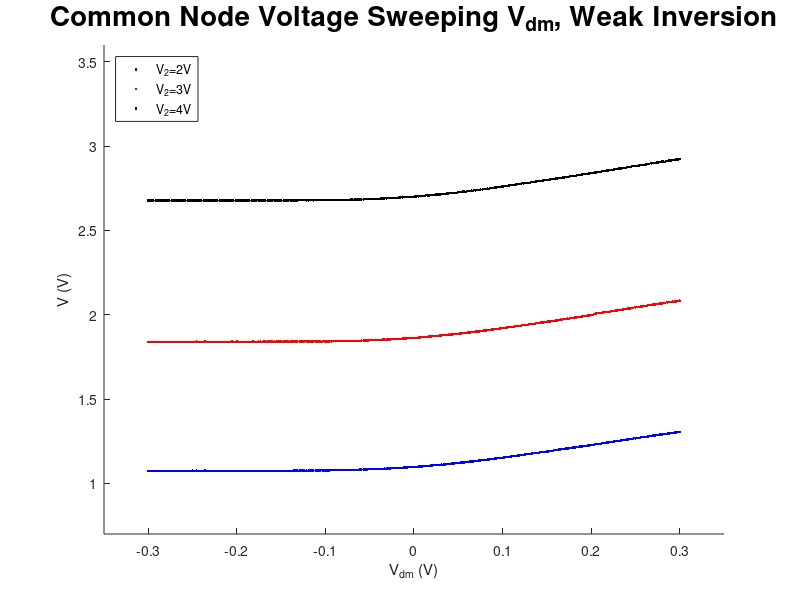

Recreate this plot in MATLAB.
clear all; clc; clf; hold on;

load V=2V_V_meas_weak
V_2V        = V;
V_diff_1    = V_diff;

load V=3V_V_meas_weak
V_3V        = V;
V_diff_2    = V_diff;

load V=4V_V_meas_weak
V_4V        = V;
V_diff_3    = V_diff;

plot(V_diff_1, V_2V,'b.');
plot(V_diff_2, V_3V,'r.');
plot(V_diff_3, V_4V,'k.');

axis([-.35 .35 .7 3.6])
xlabel 'V_{dm} (V)'
ylabel 'V (V)'
title('Common Node Voltage Sweeping V_{dm}, Weak Inversion', 'fontsize',20)
legend('V_2=2V','V_2=3V','V_2=4V','location','northwest')

print '-depsc' plot_weak_v
